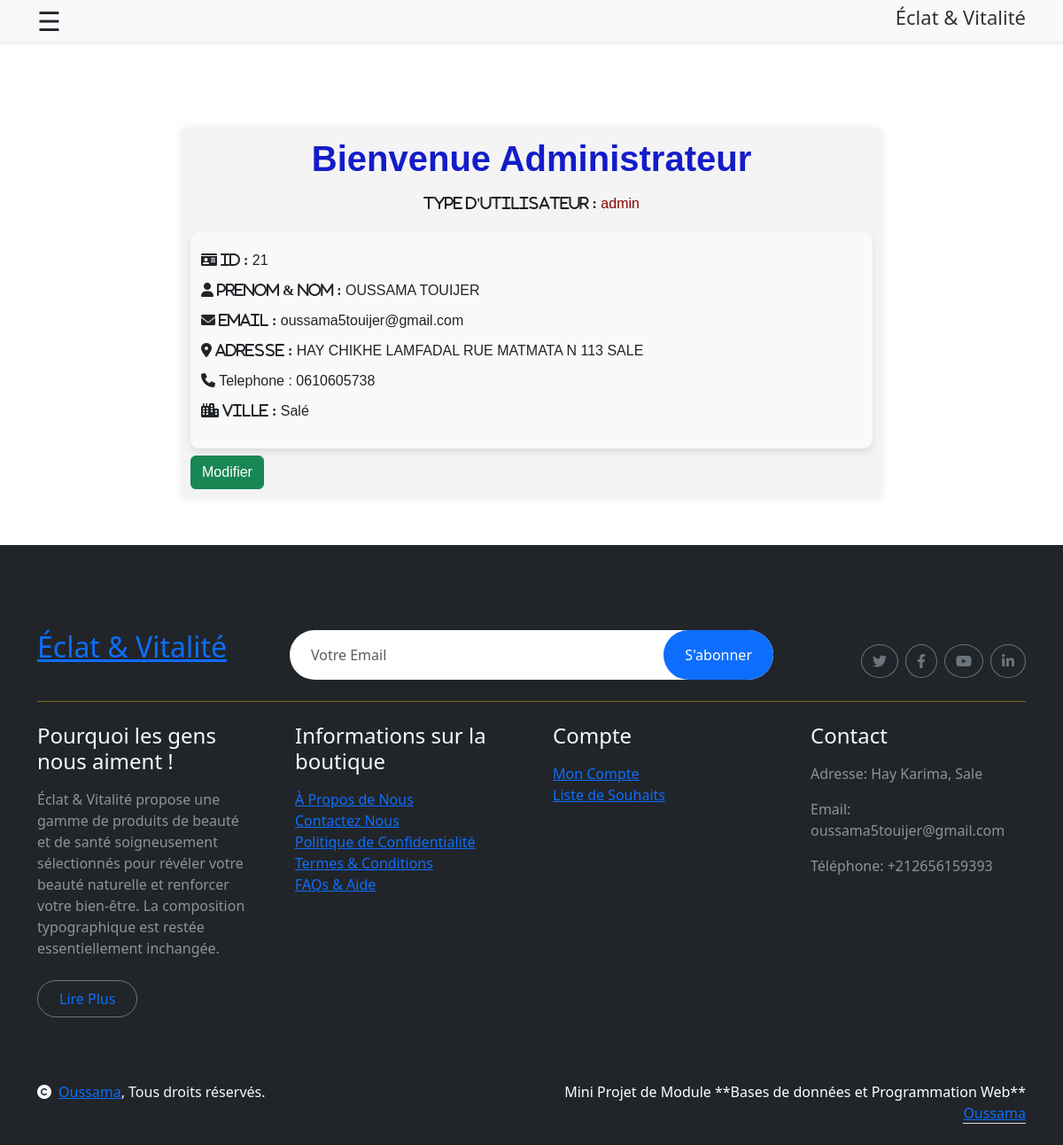
Screenshot of /client/profile/profile.php?id=21 (signed in) with the database file from the repository.
### tables this page shows
CREATE TABLE IF NOT EXISTS `users` (
  `id` bigint NOT NULL AUTO_INCREMENT,
  `nom` varchar(100) DEFAULT NULL,
  `prenom` varchar(100) DEFAULT NULL,
  `email` varchar(255) DEFAULT NULL,
  `password` varchar(255) DEFAULT NULL,
  `user_type` enum('client','admin') DEFAULT NULL,
  `telephone` varchar(20) DEFAULT NULL,
  `address` varchar(255) DEFAULT NULL,
  `ville` varchar(100) DEFAULT NULL,
  `date_creation` timestamp NULL DEFAULT CURRENT_TIMESTAMP,
  `date_modification` timestamp NULL DEFAULT CURRENT_TIMESTAMP ON UPDATE CURRENT_TIMESTAMP,
  `etat` tinyint(1) DEFAULT '0',
  PRIMARY KEY (`id`)
);

### include/functionsLoginRegistre.php (called while the page is built, shortened)
<?php
function connectToDatabase() {
    $servername = "localhost";
    $username = "root";
    $password = "";
    $DBname = "eclat_vitalite";
    try {
        $conn = new PDO("mysql:host=$servername;dbname=$DBname", $username, $password);
        $conn->setAttribute(PDO::ATTR_ERRMODE, PDO::ERRMODE_EXCEPTION);
        return $conn;
    } catch(PDOException $e) {
        echo "Échec de la connexion : " . $e->getMessage();
        exit();
    }
}
function userById($id) {
    $conn = connectToDatabase();
    $requete = "SELECT * FROM users WHERE id = :id";
    try {
        $stmt = $conn->prepare($requete);
        $stmt->bindParam(':id', $id);
        $stmt->execute();
        $count = $stmt->rowCount();
        if ($count > 0) {
            $user = $stmt->fetch(PDO::FETCH_ASSOC);
            return $user;
        } else {
            $conn = null;
            return null;
        }
    } catch(PDOException $e) {
        error_log("Erreur lors de l'exécution de la requête : " . $e->getMessage());
        $conn = null;
        return null;
    }
}
?>

### client/profile/profile.php (the view, shortened to what this page needs)
<?php
include '../../include/functionsLoginRegistre.php';
$idU = isset($_GET['id']) ? filter_var($_GET['id'], FILTER_VALIDATE_INT) : null;
if($idU){
$user = userById($_GET['id']);
}
?>
<!DOCTYPE html>
<html lang="en">
<head>
    <link rel="stylesheet" href="profilCss.css">
    <link href="https://cdn.jsdelivr.net/npm/bootstrap@5.3.3/dist/css/bootstrap.min.css" rel="stylesheet" />
    <link href="https://getbootstrap.com/docs/5.3/assets/css/docs.css" rel="stylesheet" />
    <link rel="stylesheet" href="https://cdnjs.cloudflare.com/ajax/libs/font-awesome/6.0.0-beta3/css/all.min.css">
</head>
<body>
<header class="ous" >
    <div class="container d-flex justify-content-between align-items-center">
        <span style="font-size:30px;cursor:pointer" onclick="openDrawer()">&#9776;</span>
        <div class="logo-wrapper">
            <h6 style=" font-size: 22px; color: #333;">Éclat & Vitalité</h6>
        </div>
    </div>
</header>
<div class="main-content">
    <main>
        <div class="container">
            <?php
            if(isset($_SESSION['email'])) {
                echo "<div class='title-and-button'>";
                echo "<h2 class='title'>Bienvenue  Administrateur</h2>";
                echo "<p class='user-type'><i class='fas' style='color: #1e1e1e' > Type d'utilisateur : </i> " . htmlspecialchars($_SESSION['user_type']) . "</p>";
                echo "</div>";
            } else {
                echo "<p class='session-error'>Données de session introuvables.</p>";
            }
            ?>
        </div>
        <div class="container user-details">
            <?php
            if (count($user) > 0 ) {
                print
                    "<p><i class='fas fa-id-card' > ID : </i> " .' ' . htmlspecialchars($user['id']). "</p>" .
                    "<p><i class='fas fa-user'> Prenom & Nom : </i>  " .' ' .$user['prenom'] .' '.$user['nom'] . "</p>" .
                    "<p><i class='fas fa-envelope'> Email : </i>  " .' ' . htmlspecialchars($user['email']) . "</p>" .
                    "<p><i class='fas fa-map-marker-alt'> Adresse : </i>".' ' . htmlspecialchars($user['address']) . "</p>" .
                    "<p><i class='fas fa-phone'></i> Telephone : " . htmlspecialchars($user['telephone']) . "</p>".
                    "<p><i class='fas fa-city'> Ville : </i>" .' ' . htmlspecialchars($user['ville']) . "</p>";
            }
            ?>
        </div>
        <a href='modifer.php' data-bs-toggle='modal' data-bs-target='#modifierModal' ><button class='btn btn-success mt-2'>Modifier</button></a>
    </main>
</div>
<?php include '../../include/footer.php'?>
</body>
</html>

### client/profile/profilCss.css (style rules this page uses)
* { margin: 0; padding: 0; box-sizing: border-box; }
.main-content { flex: none; padding: 20px; }
header { display: flex; justify-content: space-between; align-items: center; margin-bottom: 20px; position: fixed; top: 0; width: 100%; background-color: #f8f9fa; padding: 1px 2px; box-shadow: 0 2px 4px rgba(0, 0, 0, 0.1); z-index: 100; }
main { background-color: #f4f4f4; padding: 20px; border-radius: 5px; box-shadow: 0 0 10px rgba(0, 0, 0, 0.1); }
.title { display: flex; justify-content: center; color: #141cc9; font-size: 2.5rem; font-weight: bold; margin-bottom: 10px; }
.main-content { margin: 20px auto; max-width: 800px; font-family: Arial, sans-serif; }
.user-type { text-align: center; color: #850505; font-size: 1rem; margin-bottom: 20px; }
.user-details { background-color: #f9f9f9; border-radius: 10px; padding: 20px; margin-top: 20px; box-shadow: 0 4px 8px rgba(0, 0, 0, 0.1); }
.user-details p { margin-bottom: 10px; }
.ous { display: none; position: fixed; top: 0; width: 100%; background-color: #f8f9fa; padding: 1px 2px; box-shadow: 0 2px 4px rgba(0, 0, 0, 0.1); z-index: 100; }
@media only screen and (max-width: 1200px) { .main-content { flex: none; padding: 5px; } }
@media only screen and (max-width: 1200px) { header { display: none; } }
@media only screen and (max-width: 1200px) { main { background-color: #f4f4f4; padding: 10px; border-radius: 5px; box-shadow: 0 0 10px rgba(0, 0, 0, 0.1); } }
@media only screen and (max-width: 1200px) { .title { display: flex; justify-content: center; color: #141cc9; font-size: 30pt; font-weight: 900; margin-bottom: 15px; } }
@media only screen and (max-width: 1200px) { .ous { display: flex; position: fixed; top: 0; width: 100%; background-color: #f8f9fa; padding: 1px 2px; box-shadow: 0 2px 4px rgba(0, 0, 0, 0.1); z-index: 100; } }

### rows the page displays
users: id "21", prenom "OUSSAMA", nom "TOUIJER", email "oussama5touijer@gmail.com", address "HAY CHIKHE LAMFADAL RUE MATMATA N 113 SALE", telephone "0610605738", ville "Salé"

### other values shown
$_SESSION['user_type'] "admin"
